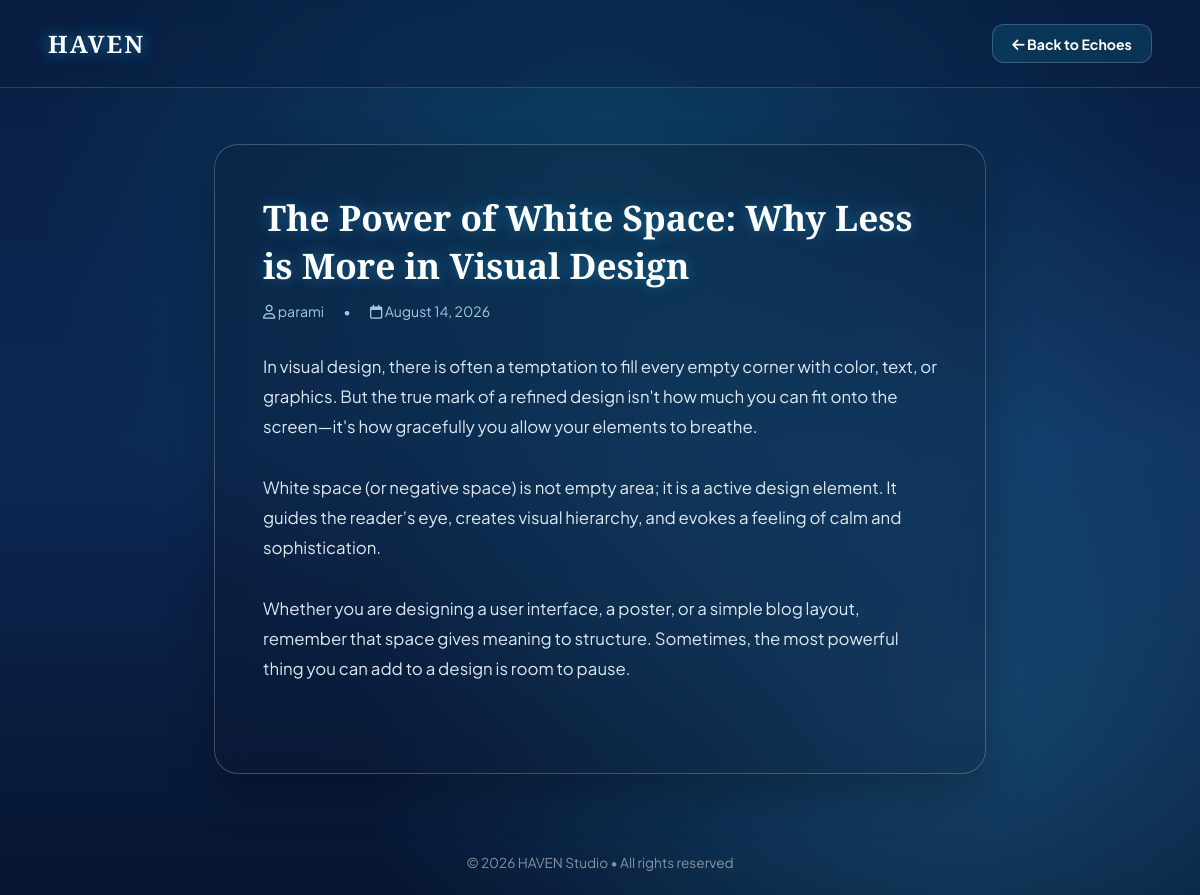
Page /single_post.php?id=9 on the committed database.
### tables this page shows
CREATE TABLE `blogpost` (
  `id` int(11) NOT NULL,
  `user_id` int(11) NOT NULL,
  `title` varchar(255) NOT NULL,
  `content` text NOT NULL,
  `created_at` timestamp NOT NULL DEFAULT current_timestamp(),
  `updated_at` timestamp NOT NULL DEFAULT current_timestamp() ON UPDATE current_timestamp(),
  `category` varchar(50) DEFAULT 'General'
);

CREATE TABLE `user` (
  `id` int(11) NOT NULL,
  `username` varchar(50) NOT NULL,
  `email` varchar(100) NOT NULL,
  `password` varchar(255) NOT NULL,
  `role` varchar(20) DEFAULT 'user'
);

### single_post.php (the view, shortened to what this page needs)
<?php
require_once 'db.php';
$post_id = intval($_GET['id'] ?? 0);
$stmt = $conn->prepare("SELECT blogPost.*, user.username FROM blogPost JOIN user ON blogPost.user_id = user.id WHERE blogPost.id = ?");
$stmt->bind_param("i", $post_id);
$stmt->execute();
$post = $stmt->get_result()->fetch_assoc();
?>
<!DOCTYPE html>
<html lang="en">
<head>
    <link rel="stylesheet" href="https://cdnjs.cloudflare.com/ajax/libs/font-awesome/6.4.0/css/all.min.css">
</head>
<body>
    <header class="header-bar">
        <a href="index.php" class="logo">HAVEN</a>
        <a href="blog_posts.php" class="btn-nav"><i class="fa-solid fa-arrow-left"></i> Back to Echoes</a>
    </header>
    <main class="container">
        <article class="card">
            <h1 class="post-title"><?= htmlspecialchars($post['title']); ?></h1>
            <div class="post-meta">
                <span><i class="fa-regular fa-user"></i> <?= htmlspecialchars($post['username']); ?></span>
                <span>•</span>
                <span><i class="fa-regular fa-calendar"></i> <?= date('F j, Y', strtotime($post['created_at'])); ?></span>
            </div>
            <div class="post-content"><?= htmlspecialchars($post['content']); ?></div>
        </article>
    </main>
    <footer>
        <p>&copy; <?= date('Y'); ?> HAVEN Studio • All rights reserved</p>
    </footer>
</body>
</html>

### single_post.php (style rules this page uses)
* { box-sizing: border-box; margin: 0; padding: 0; font-family: 'Plus Jakarta Sans', sans-serif; }
body { background: #081a38; background-image: radial-gradient(circle at 50% 20%, rgba(14, 116, 144, 0.35) 0%, transparent 60%), radial-gradient(circle at 80% 80%, rgba(56, 189, 248, 0.25) 0%, transparent 50%), linear-gradient(180deg, #091e42 0%, #0d2854 50%, #061530 100%); background-attachment: fixed; color: #ffffff; min-height: 100vh; display: flex; flex-direction: column; }
.header-bar { width: 100%; padding: 1.5rem 3rem; display: flex; justify-content: space-between; align-items: center; background: rgba(9, 30, 66, 0.4); backdrop-filter: blur(12px); border-bottom: 1px solid rgba(255, 255, 255, 0.15); }
.header-bar .logo { font-size: 1.5rem; font-weight: 800; font-family: 'Cinzel', serif; color: #ffffff; text-decoration: none; letter-spacing: 2px; text-shadow: 0 0 15px rgba(56, 189, 248, 0.6); }
.btn-nav { padding: 0.6rem 1.2rem; border-radius: 12px; border: 1px solid rgba(255, 255, 255, 0.2); background: rgba(14, 116, 144, 0.25); color: #ffffff; font-weight: 700; font-size: 0.88rem; text-decoration: none; transition: all 0.3s ease; }
.container { max-width: 820px; margin: 3.5rem auto; padding: 0 1.5rem; flex: 1; width: 100%; }
.card { background: rgba(15, 23, 42, 0.25); backdrop-filter: blur(16px); -webkit-backdrop-filter: blur(16px); border: 1px solid rgba(255, 255, 255, 0.22); border-radius: 24px; padding: 3rem; box-shadow: 0 20px 45px rgba(0, 0, 0, 0.25); }
.post-title { font-family: 'Cinzel', serif; font-size: 2.2rem; font-weight: 600; margin-bottom: 0.8rem; color: #ffffff; text-shadow: 0 0 15px rgba(56, 189, 248, 0.4); }
.post-meta { font-size: 0.88rem; color: rgba(186, 230, 253, 0.85); margin-bottom: 2rem; display: flex; align-items: center; gap: 1.2rem; }
.post-content { font-size: 1.05rem; line-height: 1.8; color: rgba(240, 249, 255, 0.92); margin-bottom: 2.5rem; white-space: pre-wrap; }
footer { text-align: center; padding: 1.5rem; color: rgba(255, 255, 255, 0.5); font-size: 0.85rem; margin-top: auto; }

### rows in the picture
blogpost: title "The Power of White Space: Why Less is More in Visual Design", user.username "parami", created_at "August 14, 2026", content "In visual design, there is often a temptation to fill every empty corner with color, text, or graphics. But the true mark of a refined design isn't how much you can fit onto the screen—it's how gracefully you allow your elements to breathe. White space (or negative space) is not empty area; it is a active design element. It guides the reader’s eye, creates visual hierarchy, and evokes a feeling of calm and sophistication. Whether you are designing a user interface, a poster, or a simple blog layout, remember that space gives meaning to structure. Sometimes, the most powerful thing you can add to a design is room to pause."
